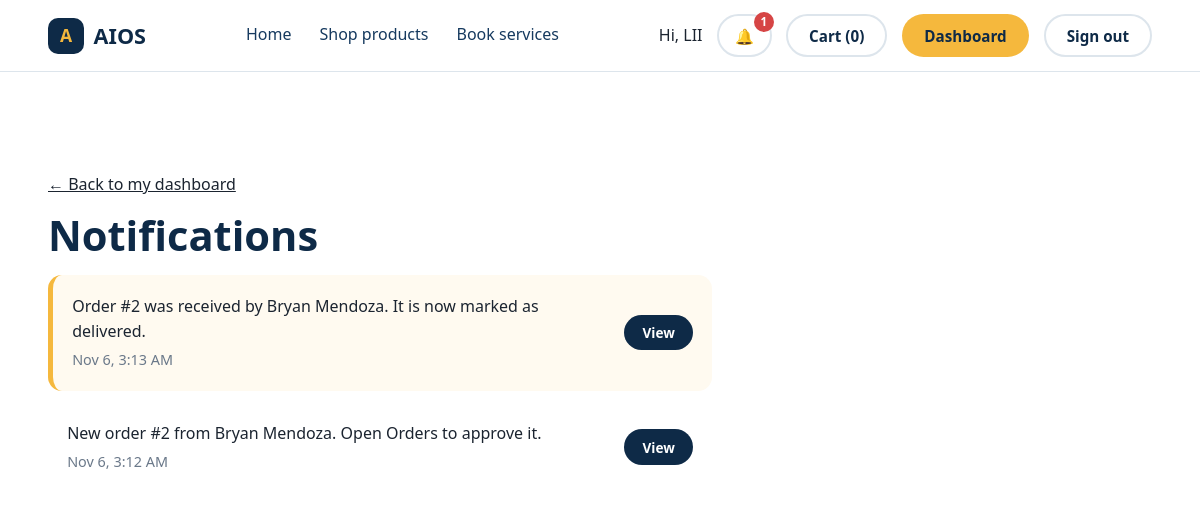
/notifications.php (signed in), run on the app's committed database.
### tables this page shows
CREATE TABLE IF NOT EXISTS notifications (
  id         INT UNSIGNED AUTO_INCREMENT PRIMARY KEY,
  user_id    INT UNSIGNED NOT NULL,
  message    VARCHAR(300) NOT NULL,
  link       VARCHAR(200) NOT NULL DEFAULT '',
  is_read    TINYINT(1) NOT NULL DEFAULT 0,
  created_at DATETIME NOT NULL,
  KEY by_user (user_id, is_read),
  FOREIGN KEY (user_id) REFERENCES users(id) ON DELETE CASCADE
);

### includes/bootstrap.php (called while the page is built, shortened)
<?php
function db(): PDO {
    static $pdo = null;
    if (!$pdo) {
        $pdo = new PDO('mysql:host=' . DB_HOST . ';dbname=' . DB_NAME . ';charset=utf8mb4', DB_USER, DB_PASS, [
            PDO::ATTR_ERRMODE            => PDO::ERRMODE_EXCEPTION,
            PDO::ATTR_DEFAULT_FETCH_MODE => PDO::FETCH_ASSOC,
        ]);
    }
    return $pdo;
}

### notifications.php (the view, shortened to what this page needs)
<?php
require_once __DIR__ . '/includes/bootstrap.php';
$uid = $_SESSION['user_id'];
$st = db()->prepare('SELECT * FROM notifications WHERE user_id = ? ORDER BY id DESC LIMIT 60');
$st->execute([$uid]);
$list = $st->fetchAll();
?>
<!DOCTYPE html>
<html lang="en">
<head>
  <link rel="stylesheet" href="css/style.css">
</head>
<body>
  <?php include __DIR__ . '/includes/topbar.php'; ?>
  <main class="section shop-page notif-page">
    <p><a href="dashboard.php">&larr; Back to my dashboard</a></p>
    <h1>Notifications</h1>
    <?php foreach ($list as $n): ?>
      <div class="card notif <?= $n['is_read'] ? '' : 'unread' ?>">
        <div>
          <p class="notif-text"><?= htmlspecialchars($n['message']) ?></p>
          <span class="muted"><?= htmlspecialchars(date('M j, g:i A', strtotime($n['created_at']))) ?></span>
        </div>
        <?php if ($n['link']): ?><a class="btn btn-small" href="<?= htmlspecialchars($n['link']) ?>">View</a><?php endif; ?>
      </div>
    <?php endforeach; ?>
  </main>
</body>
</html>

### css/style.css (style rules this page uses)
:root { --navy: #0e2a47; --navy-2: #163a5f; --marigold: #f5b83d; --teal: #1f8a8a; --mist: #eef3f7; --ink: #1b2430; --muted: #6a7889; --white: #ffffff; --line: #dde5ec; --header-h: 72px; --font-head: 'Bricolage Grotesque', 'Segoe UI', sans-serif; --font-body: 'DM Sans', 'Segoe UI', sans-serif; }
*, *::before, *::after { box-sizing: border-box; }
html { scroll-behavior: smooth; scroll-padding-top: var(--header-h); }
body { margin: 0; font-family: var(--font-body); color: var(--ink); background: var(--white); line-height: 1.55; }
h1, h2, h3 { font-family: var(--font-head); margin: 0; line-height: 1.1; }
a { color: inherit; }
.muted { color: var(--muted); font-size: .9rem; }
.btn { display: inline-block; cursor: pointer; font: 700 .95rem var(--font-body); padding: .6rem 1.3rem; border-radius: 999px; border: 2px solid transparent; text-decoration: none; text-align: center; transition: transform .15s ease, background .15s ease; }
.btn-small { background: var(--navy); color: var(--white); padding: .4rem 1rem; font-size: .85rem; }
.section { padding: clamp(3rem, 7vw, 5.5rem) clamp(1rem, 4vw, 3rem); }
.card { background: var(--white); border-radius: 14px; padding: 1.2rem; display: flex; flex-direction: column; gap: .2rem; }
.shop-page h1 { font-size: clamp(1.8rem, 3.5vw, 2.6rem); color: var(--navy); margin-bottom: 1rem; }
.notif-page { max-width: 760px; }
.notif { flex-direction: row; justify-content: space-between; align-items: center; gap: 1rem; margin-bottom: .7rem; }
.notif.unread { border-left: 5px solid var(--marigold); background: #fffaf0; }
.notif-text { margin: 0 0 .2rem; font-weight: 500; }

### data on the page
notifications: message "Order #2 was received by Bryan Mendoza. It is now marked as delivered.", created_at "Nov 6, 3:13 AM"
notifications: message "New order #2 from Bryan Mendoza. Open Orders to approve it.", created_at "Nov 6, 3:12 AM"

### other printed values
SITE_NAME "AIOS"
$_SESSION['user'] "LII"
$nc "1"
cart_count() "0"
